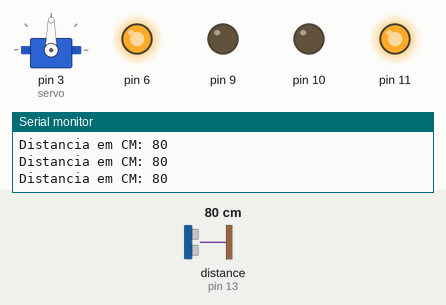
Bench run of a sketch on a simulated Arduino Uno, built with avr-gcc and run on an emulated ATmega328P. Parts: servo, output pins drawn as LEDs (lit = HIGH), the last lines printed to the serial monitor. The test bench sets the inputs (shaded band); at power-on: distance to the obstacle (sensor on pin 13) 80 cm. The echo pulse lasts 58.3 µs per cm.

Above: at 1.2 s.
1.3 s: distance to the obstacle (sensor on pin 13) set to 28 cm
3.0 s: distance to the obstacle (sensor on pin 13) set to 24 cm
At 4.5 s:
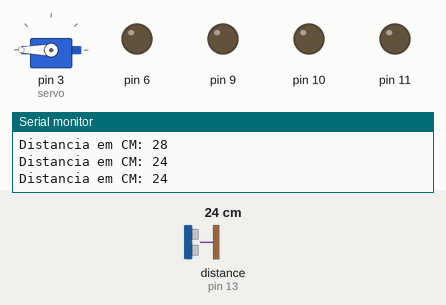
At 5.4 s:
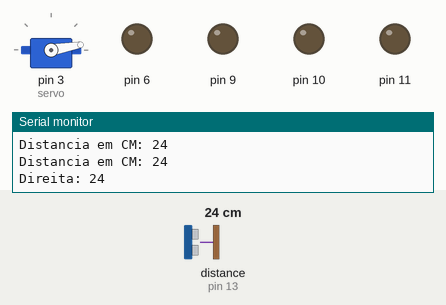
6.0 s: distance to the obstacle (sensor on pin 13) set to 35 cm
At 6.5 s:
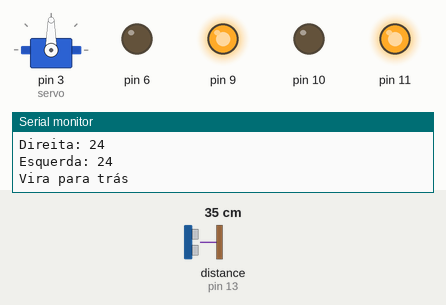
Timing chart, 0 to 9.0 s (numbered marks = the images above; inputs shaded):
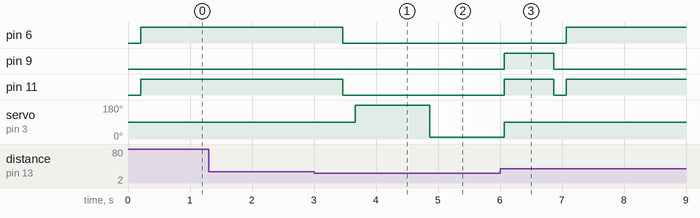

The sketch:

c6po.ino
```cpp
#include <Ultrasonic.h>
#include <Servo.h>

Servo servo;

#define echoPin 13 //Pino 13 recebe o pulso do echo
#define trigPin 12 //Pino 12 envia o pulso para gerar o echo

Ultrasonic ultrasonic(12,13);

void setup(){

  Serial.begin(9600); //inicia a porta serial
  pinMode(echoPin, INPUT); // define o pino 13 como entrada (recebe)
  pinMode(trigPin, OUTPUT); // define o pino 12 como saida (envia)

  servo.attach(3);

  pinMode(6, OUTPUT);
  pinMode(9, OUTPUT);
  pinMode(10, OUTPUT);
  pinMode(11, OUTPUT);

}

void loop(){

int distancia = (ultrasonic.Ranging(CM));
Serial.print("Distancia em CM: ");
Serial.println(distancia);
delay(200);


if(distancia >25){
  frente();
  servo.write(90);

  int distancia = (ultrasonic.Ranging(CM));
  Serial.print("Distancia em CM: ");
  Serial.println(distancia);
  delay(200);
}
else{
parar();
delay(200);

  servo.write(180);
  delay(1000);
  int distanciaDir = (ultrasonic.Ranging(CM));
  Serial.print("Direita: ");
  Serial.println(distanciaDir);
  delay(200);

   servo.write(10);
   delay(1000);
   int distanciaEsq = (ultrasonic.Ranging(CM));
   Serial.print("Esquerda: ");
   Serial.println(distanciaEsq);
   delay(200);
   servo.write(90);

   if (distanciaDir > distanciaEsq && distanciaDir >30){
        Serial.println("Vira para direita");
        direita();
        delay(400);
        parar();
   }

   else if (distanciaEsq > distanciaDir && distanciaEsq > 30){
     Serial.println("Vira para esquerda");
        esquerda();
        delay(400);
        parar();
   }

   else if (distanciaEsq < 30 && distanciaDir <30){
     Serial.println("Vira para trás");
    esquerda();
    delay(800);
    parar();

   }


}
}

void frente(){
  digitalWrite(6, HIGH);
  digitalWrite(9, LOW);
  digitalWrite(10, LOW);
  digitalWrite(11, HIGH);
}

void tras(){
  digitalWrite(6, LOW);
  digitalWrite(9, HIGH);
  digitalWrite(10, HIGH);
  digitalWrite(11, LOW);
}

void direita(){
  digitalWrite(6, HIGH);
  digitalWrite(9, LOW);
  digitalWrite(10, HIGH);
  digitalWrite(11, LOW);
}

void esquerda(){
digitalWrite(6, LOW);
  digitalWrite(9, HIGH);
  digitalWrite(10, LOW);
  digitalWrite(11, HIGH);
}

void parar(){
  digitalWrite(6, LOW);
  digitalWrite(9, LOW);
  digitalWrite(10, LOW);
  digitalWrite(11, LOW);
}
```

Measured:
- the behaviour switches between 26 and 25 cm on distance to the obstacle (sensor on pin 13) (found by bisection; images 0 and 1)
- after the input at 3.0 s, pin 6, pin 11: HIGH → LOW after 0.46 s; servo on pin 3 (servo): 90° → 180° after 0.66 s, → 10° 1.2 s later
- after the input at 6.0 s, pin 6: LOW → HIGH after 1.1 s; pin 9: goes on until 6.9 s, then stays LOW; servo on pin 3 (servo): goes on until 6.1 s, then stays 90°
